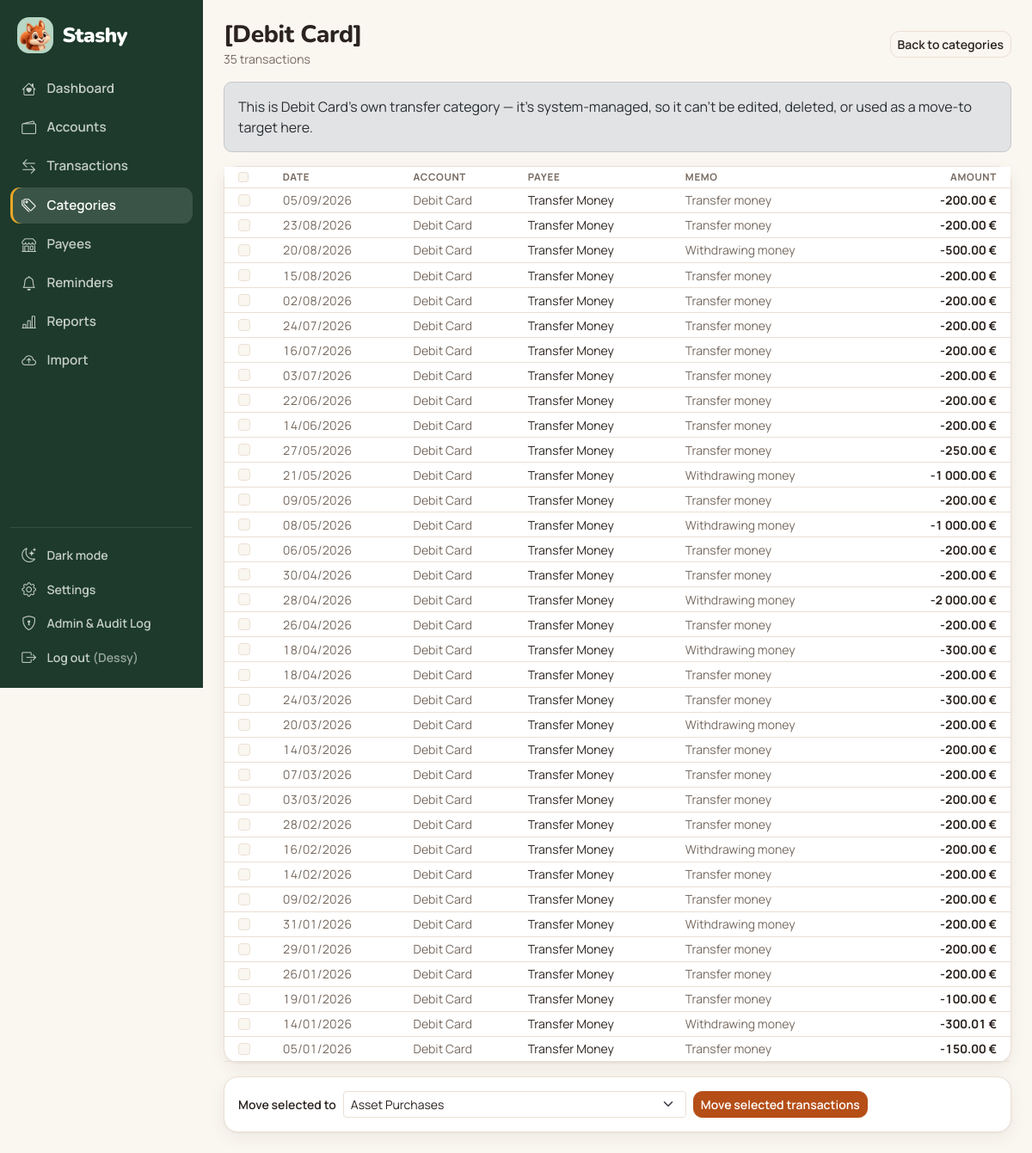
The app's page /categories/434/usage/ (signed in) with its own data.
### finance/models.py (models this page shows, shortened)
class Category(models.Model):
    class CategoryType(models.TextChoices):
        INCOME = "income", "Income"
        EXPENSE = "expense", "Expense"
        TRANSFER = "transfer", "Transfer"
    name = models.CharField(max_length=120)
    parent = models.ForeignKey(
        "self", null=True, blank=True, related_name="subcategories", on_delete=models.CASCADE
    )
    category_type = models.CharField(max_length=10, choices=CategoryType.choices, default=CategoryType.EXPENSE)
    account = models.OneToOneField(
        Account, null=True, blank=True, editable=False, on_delete=models.CASCADE, related_name="transfer_category",
        help_text="Set only on an account's own transfer category, which Stashy creates and deletes with the account.",
    )
    class Meta:
        verbose_name_plural = "categories"
        ordering = ["parent__name", "name"]
        constraints = [
            models.UniqueConstraint(fields=["name", "parent"], name="unique_category_name_per_parent")
        ]
    @property
    def full_name(self):
        return f"{self.parent.name} > {self.name}" if self.parent_id else self.name
    @property
    def is_system_managed(self):
        return self.account_id is not None

class Account(models.Model):
    AccountType = AccountType
    name = models.CharField(max_length=120)
    account_type = models.CharField(max_length=20, choices=ACCOUNT_TYPE_CHOICES, default=AccountType.CASH)
    currency = models.CharField(max_length=3, choices=CURRENCY_CHOICES, default=DEFAULT_CURRENCY)
    institution = models.CharField(
        max_length=120, blank=True, help_text="Fill when a bank or company is behind this account.",
    )
    is_active = models.BooleanField(default=True)
    notes = models.TextField(blank=True)
    created_at = models.DateTimeField(auto_now_add=True)
    objects = AccountQuerySet.as_manager()
    class Meta:
        ordering = ["name"]

class Transaction(models.Model):
    account = models.ForeignKey(Account, related_name="transactions", on_delete=models.CASCADE)
    date = models.DateField()
    transaction_number = models.PositiveIntegerField(
        null=True, blank=True,
        help_text="Shared across all accounts, starting again at 1 every calendar year. You can change it.",
    )
    payee = models.ForeignKey(Payee, null=True, blank=True, on_delete=models.SET_NULL, related_name="transactions")
    payee_name = models.CharField(max_length=150, blank=True, help_text="Free-text payee if not memorized")
    category = models.ForeignKey(
        Category, null=True, blank=True, on_delete=models.SET_NULL, related_name="transactions"
    )
    memo = models.CharField(max_length=255, blank=True)
    amount = models.DecimalField(max_digits=12, decimal_places=2)
    cleared = models.BooleanField(default=False)
    reconciled = models.BooleanField(default=False)
    tags = models.ManyToManyField(Tag, blank=True, related_name="transactions")
    import_batch = models.ForeignKey(
        "ImportBatch", null=True, blank=True, on_delete=models.SET_NULL, related_name="transactions"
    )
    import_fingerprint = models.CharField(
        max_length=64, blank=True, db_index=True,
        help_text="Hash used to detect duplicate imports"
    )
    created_at = models.DateTimeField(auto_now_add=True)
    class Meta:
        ordering = ["-date", "-transaction_number", "-created_at"]
        indexes = [
            models.Index(fields=["date"]),
            models.Index(fields=["account", "date"]),
        ]
    @property
    def display_payee(self):
        return self.payee.name if self.payee_id else self.payee_name

class Payee(models.Model):
    OPENING_BALANCE = "Opening Balance"
    TRANSFER_MONEY = "Transfer Money"
    RECONCILIATION_ADJUSTMENT = "Reconciliation Adjustment"
    SYSTEM_NAMES = (OPENING_BALANCE, TRANSFER_MONEY, RECONCILIATION_ADJUSTMENT)
    name = models.CharField(max_length=150, unique=True)
    is_active = models.BooleanField(default=True)
    class Meta:
        ordering = ["name"]

### finance/views.py (the view, shortened to what this page needs)
# urls.py: path("categories/<int:pk>/usage/", views.category_usage, name="category_usage"),
@login_required
def category_usage(request, pk):
    category = get_object_or_404(Category, pk=pk)
    transactions = category.transactions.select_related("account", "payee")
    other_categories = sorted(
        Category.objects.exclude(Q(pk=category.pk) | Q(account__isnull=False)).select_related("parent"),
        key=lambda c: c.full_name.lower(),
    )
    return render(request, "finance/category_usage.html", {
        "category": category, "transactions": transactions, "other_categories": other_categories,
    })

### audit/context.py (called while the page is built)
def new_operation_id():
    return uuid.uuid4().hex[:12]

@contextmanager
def _activate(context):
    token = _current.set(context)
    try:
        yield context
    finally:
        _current.reset(token)

def request_context(request):
    return _activate(AuditContext(source=USER, operation=new_operation_id(), request=request))

### finance/context_processors.py (called while the page is built)
def regional_preferences(request):
    return {"regional": regional.current()}

### finance/currency.py (called while the page is built)
def format_money(amount, currency_code, decimals=2, preferences=None):
    amount = Decimal(str(amount))
    negative = amount < 0
    number = regional.format_number(abs(amount), decimals=decimals, preferences=preferences)
    symbol = CURRENCY_SYMBOLS.get(currency_code, currency_code)
    body = f"{number} {symbol}" if currency_code in SUFFIX_CURRENCIES else f"{symbol}{number}"
    return f"-{body}" if negative else body

### finance/models.py (called while the page is built, shortened)
    @classmethod
    def for_user(cls, user):
        profile = cls.objects.filter(user=user).first()
        if profile is not None:
            return profile

    @property
    def preferences(self):
        return regional.Preferences(
            date_format=self.date_format,
            number_format=self.number_format,
            first_day_of_week=self.first_day_of_week,
            time_zone=self.time_zone,
            main_currency=self.main_currency,
        )

### finance/regional.py (called while the page is built)
def current():
    return _current.get()

@contextmanager
def activate(preferences):
    token = _current.set(preferences)
    try:
        with timezone.override(_zone(preferences.time_zone)):  # None (unknown zone) means settings.TIME_ZONE
            yield preferences
    finally:
        _current.reset(token)

def _zone(name):
    try:
        return zoneinfo.ZoneInfo(name)
    except (zoneinfo.ZoneInfoNotFoundError, ValueError, TypeError):
        return None

def format_number(value, decimals=2, preferences=None):
    thousands, mark = _NUMBER_STYLES.get((preferences or current()).number_format, _NUMBER_STYLES["space_dot"])
    amount = Decimal(str(value)).quantize(Decimal(1).scaleb(-decimals), rounding=ROUND_HALF_UP)
    whole, _, fraction = f"{abs(amount):.{decimals}f}".partition(".")
    groups = []
    while len(whole) > 3:
        groups.insert(0, whole[-3:])
        whole = whole[:-3]
    groups.insert(0, whole)
    number = ("-" if amount < 0 else "") + thousands.join(groups)
    return f"{number}{mark}{fraction}" if fraction else number

    @property
    def date_pattern(self):
        return _DATE_STYLES.get(self.date_format, _DATE_STYLES["dmy"])[0]

### finance/templates/finance/category_usage.html (shortened to what this page needs)
{% extends "finance/base.html" %}
{% load stashy_format %}
{% block content %}
<div class="d-flex justify-content-between align-items-center mb-3">
    <div>
        <h3 class="mb-0">{{ category.full_name }}</h3>
        <div class="text-muted small">{{ transactions|length }} transaction{{ transactions|length|pluralize }}</div>
    </div>
    <a href="{% url 'finance:category_list' %}" class="btn btn-outline-secondary btn-sm">Back to categories</a>
</div>
{% if category.is_system_managed %}
<div class="alert alert-secondary">This is {{ category.account.name }}'s own transfer category — it's system-managed, so it can't be edited, deleted, or used as a move-to target here.</div>
{% endif %}
<form method="post">
    <div class="card">
        <table class="table table-hover mb-0 align-middle register">
            <thead>
                <tr>
                    <th><input type="checkbox" class="form-check-input" data-select-all aria-label="Select all"></th>
                    <th>Date</th><th>Account</th><th>Payee</th><th>Memo</th><th class="text-end">Amount</th>
                </tr>
            </thead>
            <tbody>
            {% for t in transactions %}
                <tr>
                    <td><input type="checkbox" class="form-check-input" name="transaction_id" value="{{ t.pk }}" aria-label="Select transaction"></td>
                    <td class="text-muted text-nowrap">{{ t.date|sdate }}</td>
                    <td class="text-muted">{{ t.account.name }}</td>
                    <td>{{ t.display_payee }}</td>
                    <td class="text-muted">{{ t.memo }}</td>
                    <td class="text-end text-nowrap {% if t.amount < 0 %}amount-negative{% else %}amount-positive{% endif %}">{{ t.amount|moneyc:t.account.currency }}</td>
                </tr>
            {% empty %}
                <tr><td colspan="6">{% include "finance/includes/empty_state.html" with title="No transactions here yet" text="Transactions in this category will show up here." %}</td></tr>
            {% endfor %}
            </tbody>
        </table>
    </div>
    {% if transactions and other_categories %}
    <div class="card p-3 mt-3 d-flex flex-row flex-wrap align-items-center gap-2">
        <label class="form-label mb-0" for="move-to">Move selected to</label>
        <select name="move_to" id="move-to" class="form-select form-select-sm w-auto">
            {% for c in other_categories %}<option value="{{ c.pk }}">{{ c.full_name }}</option>{% endfor %}
        </select>
        <button type="submit" class="btn btn-sm btn-primary">Move selected transactions</button>
    </div>
    {% endif %}
</form>
{% endblock %}

### finance/templates/finance/includes/sidebar_contents.html (shortened to what this page needs)
{% load static %}
{% with current=request.resolver_match.url_name|default:"" %}
<a href="{% url 'finance:dashboard' %}" class="stashy-brand">
    <img src="{% static 'finance/img/mascot-face-96.png' %}" alt="" width="42" height="42">
    <span>Stashy</span>
</a>
<nav class="stashy-nav">
    <a href="{% url 'finance:dashboard' %}" class="{% if current == 'dashboard' %}active{% endif %}"><i class="bi bi-house-heart"></i>Dashboard</a>
    <a href="{% url 'finance:account_list' %}" class="{% if 'account' in current %}active{% endif %}"><i class="bi bi-wallet2"></i>Accounts</a>
    <a href="{% url 'finance:transaction_list' %}" class="{% if 'transaction' in current and current != 'import_transactions' %}active{% endif %}"><i class="bi bi-arrow-left-right"></i>Transactions</a>
    <a href="{% url 'finance:category_list' %}" class="{% if 'category' in current %}active{% endif %}"><i class="bi bi-tags"></i>Categories</a>
    <a href="{% url 'finance:payee_list' %}" class="{% if 'payee' in current %}active{% endif %}"><i class="bi bi-shop"></i>Payees</a>
    <a href="{% url 'finance:reminder_list' %}" class="{% if 'reminder' in current %}active{% endif %}"><i class="bi bi-bell"></i>Reminders</a>
    <a href="{% url 'finance:reports' %}" class="{% if current == 'reports' %}active{% endif %}"><i class="bi bi-bar-chart-line"></i>Reports</a>
    <a href="{% url 'finance:import_transactions' %}" class="{% if current == 'import_transactions' %}active{% endif %}"><i class="bi bi-cloud-arrow-up"></i>Import</a>
</nav>
<div class="stashy-sidebar-footer">
    <button type="button" class="sidebar-action" data-theme-toggle aria-label="Switch to dark mode">
        <i class="bi bi-moon-stars"></i><span data-theme-label>Dark mode</span>
    </button>
    <a href="{% url 'finance:settings' %}" class="sidebar-action {% if current == 'settings' %}active{% endif %}"><i class="bi bi-gear"></i><span>Settings</span></a>
    <a href="{% url 'admin:index' %}" target="_blank" rel="noopener" class="sidebar-action"><i class="bi bi-shield-lock"></i><span>Admin &amp; Audit Log</span></a>
    {% if user.is_authenticated %}
    <form method="post" action="{% url 'logout' %}">
        <button type="submit" class="sidebar-action">
            <i class="bi bi-box-arrow-right"></i><span>Log out <span class="opacity-75">({{ user.username }})</span></span>
        </button>
    </form>
    {% endif %}
</div>
{% endwith %}

### records on screen
Category: full_name "[Debit Card]", account.name "Debit Card"
Transaction: date|sdate "05/09/2026", account.name "Debit Card", display_payee "Transfer Money", memo "Transfer money", amount "-200.00 €"
Transaction: date|sdate "23/08/2026", account.name "Debit Card", display_payee "Transfer Money", memo "Transfer money", amount "-200.00 €"
Transaction: date|sdate "20/08/2026", account.name "Debit Card", display_payee "Transfer Money", memo "Withdrawing money", amount "-500.00 €"
Transaction: date|sdate "15/08/2026", account.name "Debit Card", display_payee "Transfer Money", memo "Transfer money", amount "-200.00 €"
Transaction: date|sdate "02/08/2026", account.name "Debit Card", display_payee "Transfer Money", memo "Transfer money", amount "-200.00 €"
Transaction: date|sdate "24/07/2026", account.name "Debit Card", display_payee "Transfer Money", memo "Transfer money", amount "-200.00 €"
Transaction: date|sdate "16/07/2026", account.name "Debit Card", display_payee "Transfer Money", memo "Transfer money", amount "-200.00 €"
Transaction: date|sdate "03/07/2026", account.name "Debit Card", display_payee "Transfer Money", memo "Transfer money", amount "-200.00 €"
Transaction: date|sdate "22/06/2026", account.name "Debit Card", display_payee "Transfer Money", memo "Transfer money", amount "-200.00 €"
Transaction: date|sdate "14/06/2026", account.name "Debit Card", display_payee "Transfer Money", memo "Transfer money", amount "-200.00 €"
Transaction: date|sdate "27/05/2026", account.name "Debit Card", display_payee "Transfer Money", memo "Transfer money", amount "-250.00 €"
Transaction: date|sdate "21/05/2026", account.name "Debit Card", display_payee "Transfer Money", memo "Withdrawing money", amount "-1 000.00 €"
Transaction: date|sdate "09/05/2026", account.name "Debit Card", display_payee "Transfer Money", memo "Transfer money", amount "-200.00 €"
Transaction: date|sdate "08/05/2026", account.name "Debit Card", display_payee "Transfer Money", memo "Withdrawing money", amount "-1 000.00 €"
Transaction: date|sdate "06/05/2026", account.name "Debit Card", display_payee "Transfer Money", memo "Transfer money", amount "-200.00 €"
Transaction: date|sdate "30/04/2026", account.name "Debit Card", display_payee "Transfer Money", memo "Transfer money", amount "-200.00 €"
Transaction: date|sdate "28/04/2026", account.name "Debit Card", display_payee "Transfer Money", memo "Withdrawing money", amount "-2 000.00 €"
Transaction: date|sdate "26/04/2026", account.name "Debit Card", display_payee "Transfer Money", memo "Transfer money", amount "-200.00 €"
Transaction: date|sdate "18/04/2026", account.name "Debit Card", display_payee "Transfer Money", memo "Withdrawing money", amount "-300.00 €"
Transaction: date|sdate "18/04/2026", account.name "Debit Card", display_payee "Transfer Money", memo "Transfer money", amount "-200.00 €"
Transaction: date|sdate "24/03/2026", account.name "Debit Card", display_payee "Transfer Money", memo "Transfer money", amount "-300.00 €"
Transaction: date|sdate "20/03/2026", account.name "Debit Card", display_payee "Transfer Money", memo "Withdrawing money", amount "-200.00 €"
Transaction: date|sdate "14/03/2026", account.name "Debit Card", display_payee "Transfer Money", memo "Transfer money", amount "-200.00 €"
Transaction: date|sdate "07/03/2026", account.name "Debit Card", display_payee "Transfer Money", memo "Transfer money", amount "-200.00 €"
Transaction: date|sdate "03/03/2026", account.name "Debit Card", display_payee "Transfer Money", memo "Transfer money", amount "-200.00 €"
Transaction: date|sdate "28/02/2026", account.name "Debit Card", display_payee "Transfer Money", memo "Transfer money", amount "-200.00 €"
Transaction: date|sdate "16/02/2026", account.name "Debit Card", display_payee "Transfer Money", memo "Withdrawing money", amount "-200.00 €"
Transaction: date|sdate "14/02/2026", account.name "Debit Card", display_payee "Transfer Money", memo "Transfer money", amount "-200.00 €"
Transaction: date|sdate "09/02/2026", account.name "Debit Card", display_payee "Transfer Money", memo "Transfer money", amount "-200.00 €"
Transaction: date|sdate "31/01/2026", account.name "Debit Card", display_payee "Transfer Money", memo "Withdrawing money", amount "-200.00 €"
Transaction: date|sdate "29/01/2026", account.name "Debit Card", display_payee "Transfer Money", memo "Transfer money", amount "-200.00 €"
Transaction: date|sdate "26/01/2026", account.name "Debit Card", display_payee "Transfer Money", memo "Transfer money", amount "-200.00 €"
Transaction: date|sdate "19/01/2026", account.name "Debit Card", display_payee "Transfer Money", memo "Transfer money", amount "-100.00 €"
Transaction: date|sdate "14/01/2026", account.name "Debit Card", display_payee "Transfer Money", memo "Withdrawing money", amount "-300.01 €"
Transaction: date|sdate "05/01/2026", account.name "Debit Card", display_payee "Transfer Money", memo "Transfer money", amount "-150.00 €"

### other values on screen
{{ user.username }} "Dessy"
{{ transactions|length }} "35"
form field move_to "Asset Purchases"
